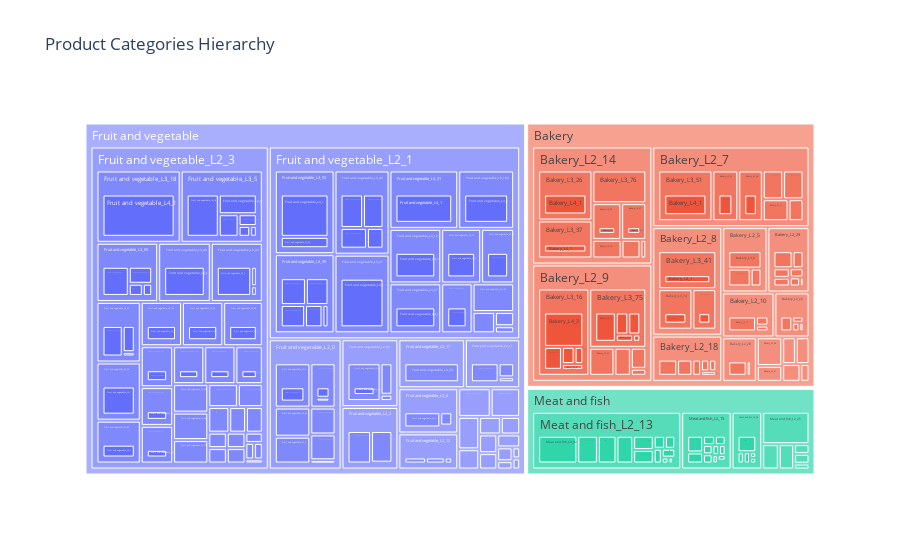

Notebook source saved alongside this figure:
### Code cell
# Plotly Treemap
# Very good for hierarchical data

import plotly.express as px
# Ensure the data reflects the hierarchy (dropping duplicates if necessary)
df_hierarchy = inventory[['L1_category_name_en', 'L2_category_name_en', 'L3_category_name_en', 'L4_category_name_en']]

# Create an interactive treemap
fig = px.treemap(
    df_hierarchy,
    path=['L1_category_name_en', 'L2_category_name_en', 'L3_category_name_en', 'L4_category_name_en'],
    title="Product Categories Hierarchy"
)
fig.show()

### Figure 1 — Plotly figure (JSON) as saved in the notebook; plotly's stock layout.template omitted (floating-point values rounded to 4 significant figures; data arrays with more than 128 entries replaced by an {"elided": "..."} marker saying what was removed)
{"data": [{"branchvalues": "total", "domain": {"x": [0, 1], "y": [0, 1]}, "hovertemplate": "labels=%{label}<br>count=%{value}<br>parent=%{parent}<br>id=%{id}<extra></extra>", "ids": {"elided": "506 str values"}, "labels": {"elided": "506 str values"}, "name": "", "parents": {"elided": "506 str values"}, "type": "treemap", "values": {"elided": "506 int values"}}], "layout": {"legend": {"tracegroupgap": 0}, "title": {"text": "Product Categories Hierarchy"}}}
